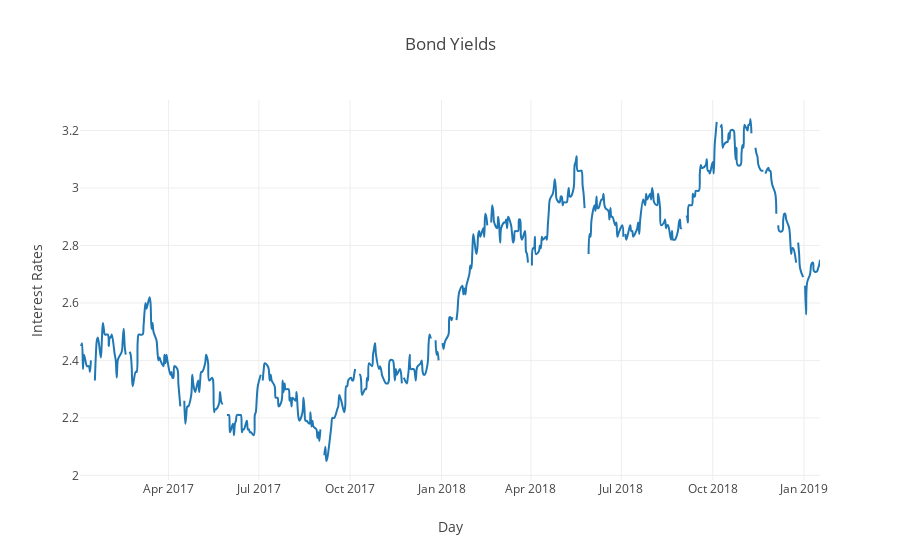

This figure's notebook cell:
### Code cell
layout = go.Layout(
    title ='Bond Yields',
    yaxis = dict(
    title = 'Interest Rates'),
    xaxis = dict(
    title = 'Day'),
)


trace1 = go.Scatter(
    x = bonds['Date'],
    y = bonds['Interest Rate'],
    mode = 'lines',
    name = 'Daily Interest Rates',
    line = dict(
    shape = 'spline')

)

fig = go.Figure(data = [trace1], layout = layout)
py.offline.iplot(fig)

### Figure 1 — Plotly figure (JSON) as saved in the notebook; plotly's stock layout.template omitted (floating-point values rounded to 4 significant figures; data arrays with more than 128 entries replaced by an {"elided": "..."} marker saying what was removed)
{"data": [{"line": {"shape": "spline"}, "mode": "lines", "name": "Daily Interest Rates", "type": "scatter", "uid": "673aae5a-1c9c-4488-8e13-dccd2779d993", "x": {"elided": "534 str values"}, "y": {"elided": "534 float values"}}], "layout": {"title": {"text": "Bond Yields"}, "xaxis": {"title": {"text": "Day"}}, "yaxis": {"title": {"text": "Interest Rates"}}}}
